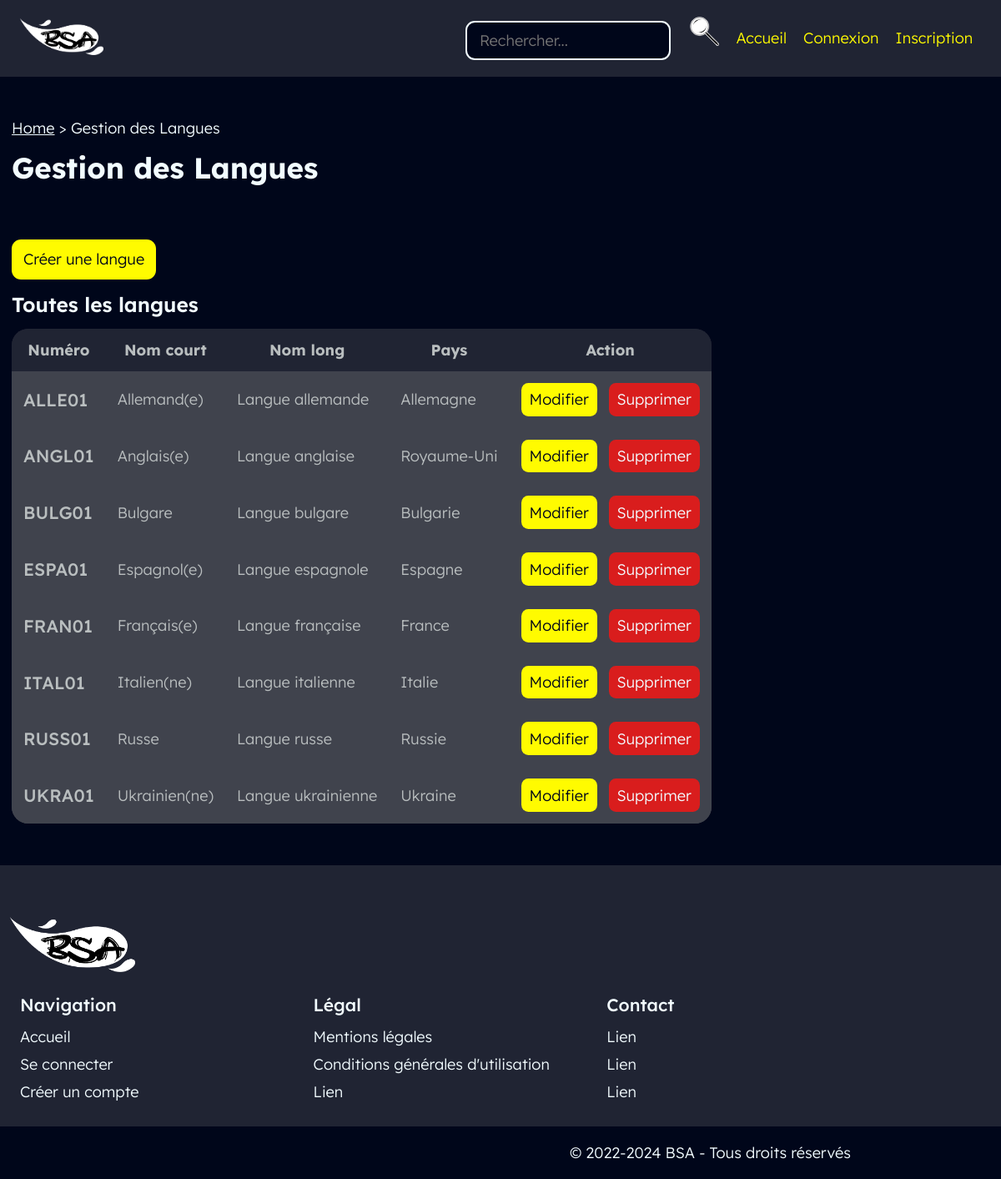
Page /back/langue/langue.php on the committed database.
### tables this page shows
create table langue
(
   numLang varchar(8) not null,   
   lib1Lang varchar(30),          
   lib2Lang varchar(60),          
   numPays char(4) null,          
   primary key (numLang)
);

create table PAYS
(
   numPays char(4) not null,  
   cdPays char(2) not null,  
   frPays varchar(255) not null,  
   enPays varchar(255) default null,  
   primary key (numPays)
);

### CLASS_CRUD/langue.class.php (called while the page is built, shortened)
<?php
require_once __DIR__ . '../../connect/database.php';
class langue{
	function get_AllLangues(){
		global $db;
		$query = 'SELECT * FROM langue INNER JOIN PAYS ON langue.numPays=PAYS.numPays;';
		$result = $db->query($query);
		$allLangues = $result->fetchAll();
		return($allLangues);
	}
}

### back/langue/langue.php (the view, shortened to what this page needs)
<?php
require_once __DIR__ . '/../../util/index.php';
require_once __DIR__ . '/../../class_crud/langue.class.php';
$maLangue = new langue();
require_once __DIR__ . '/../../layouts/back/head.php';
?>
	<a class="btn btn-lg" href="./createLangue.php" title="Créer une langue">Créer une langue</a>
	<h3>Toutes les langues</h3>
	<table>
        <thead>
            <tr>
                <th>Numéro</th>
                <th>Nom court</th>
                <th>Nom long</th>
                <th>Pays</th>
                <th class="sticky-right">Action</th>
            </tr>
        </thead>
        <tbody>
            <?php
                $all = $maLangue->get_AllLangues();
                foreach($all as $row) {
            ?>
            <tr>
                <td><h4> <?= $row['numLang']; ?> </h4></td>
                <td> <?= $row['lib1Lang']; ?> </td>
                <td> <?= $row['lib2Lang']; ?> </td>
                <td><?= $row['frPays']; ?></td>
                <td class="actions sticky-right">
                    <a class="btn btn-md" href="./updateLangue.php?id=<?=$row['numLang']; ?>" title="Modifier la langue">Modifier</a>
                    <a class="btn btn-md btn-danger" href="./deleteLangue.php?id=<?=$row['numLang']?>" title="Supprimer la langue">Supprimer</a>
                </td>
            </tr>
            <?php }	?>
        </tbody>
    </table>
<?php require_once __DIR__ . '/../../layouts/back/foot.php'; ?>

### assets/css/var.css (style rules this page uses)
:root { font-size: 14px; --bg1: #00061A ; --bg2: #202433 ; --bg3: #40434D ; --p1: #F2FCFF ; --p2: #D5DDDF ; --p3:#B9BEBF ; --i:#FFFB00 ; --g1:#2F23D6 ; --g2:#4AC5E8 ; --g3:#D91D1D ; --g4:#EE7C0B ; --g5:#05C323 ; --g6:#EC03E5 ; --gFocus: #9da3f5; --h1: 400 6rem 'a Attack Graffiti', sans-serif; --h2: 700 2.5rem "Lexend Deca", sans-serif; --h3: 600 1.75rem "Lexend Deca", sans-serif; --h4: 500 1.5rem "Lexend Deca", sans-serif; --p: 300 1.3rem "Lexend Deca", sans-serif; --label: 200 1.125rem "Lexend Deca", sans-serif; --rounded-md: 0.6rem; --rounded-lg: 0.8rem; }

### assets/css/master.css (style rules this page uses)
body { background-color: var(--bg1); color: var(--p1); position: relative; width: 100%; }
* { box-sizing: border-box; margin: 0; padding: 0; background: var(--background); color: var(--color); outline: 0px solid transparent; }
.btn { --color: var(--bg1); --background: var(--i); text-decoration: none; font: var(--p); display: inline-block; text-align: center; cursor: pointer; border: none; transition: transform .2s, outline .2s; }
.btn.btn-lg { padding: 0.9rem 1rem; border-radius: var(--rounded-lg); }
.btn.btn-md { padding: 0.6rem 0.7rem; border-radius: var(--rounded-md); }
.btn.btn-danger { --background: var(--g3); --color: var(--p1); }
h1, h2, h3, h4 { margin-top: 1rem; margin-bottom: 1rem; }
h3, .font-h3 { font: var(--h3); }
h4, .font-h4 { font: var(--h4); }

### assets/css/admin.css (style rules this page uses)
table { display: block; position: relative; border-radius: 20px; padding: 0; overflow: hidden; border: none; font: var(--p); overflow-x: auto; overflow-y: auto; max-height: 80vh; max-width: 100%; }
table, th, td { border: hidden; border-collapse:collapse; }
table thead { position: sticky; top:0; border: none; padding: 1rem; color: var(--p3); background: var(--bg2); z-index: 10; }
table th { color: var(--p3); background: var(--bg2); }
table td { color: var(--p3); background: var(--bg3); }
table th, table td { height: auto; padding: 1rem 1rem; }
table .actions { display: flex; flex-flow: row nowrap; gap: 1rem; }
table .sticky-right { position: sticky; right: 0; }
table h4 { margin: 0; }
table tbody { border: none; padding: 1rem; color: var(--p1); background: var(--bg3); }

### rows in the picture
langue: numLang "ALLE01", lib1Lang "Allemand(e)", lib2Lang "Langue allemande", numPays.frPays "Allemagne"
langue: numLang "ANGL01", lib1Lang "Anglais(e)", lib2Lang "Langue anglaise", numPays.frPays "Royaume-Uni"
langue: numLang "BULG01", lib1Lang "Bulgare", lib2Lang "Langue bulgare", numPays.frPays "Bulgarie"
langue: numLang "ESPA01", lib1Lang "Espagnol(e)", lib2Lang "Langue espagnole", numPays.frPays "Espagne"
langue: numLang "FRAN01", lib1Lang "Français(e)", lib2Lang "Langue française", numPays.frPays "France"
langue: numLang "ITAL01", lib1Lang "Italien(ne)", lib2Lang "Langue italienne", numPays.frPays "Italie"
langue: numLang "RUSS01", lib1Lang "Russe", lib2Lang "Langue russe", numPays.frPays "Russie"
langue: numLang "UKRA01", lib1Lang "Ukrainien(ne)", lib2Lang "Langue ukrainienne", numPays.frPays "Ukraine"

### other values in the picture
$navItemLabel "Home"
$navItemLabel "Gestion des Langues"
$pageTitle "Gestion des Langues"
